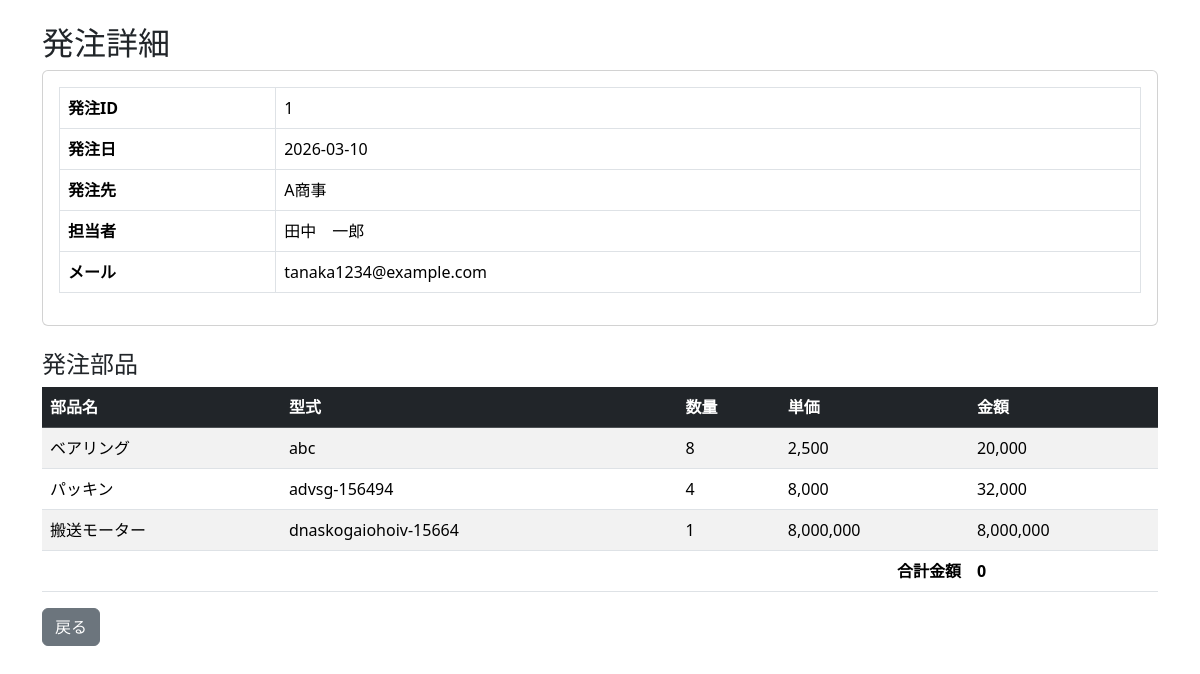
Before: /orders/detail.php?id=1 (signed in) with the older database file.
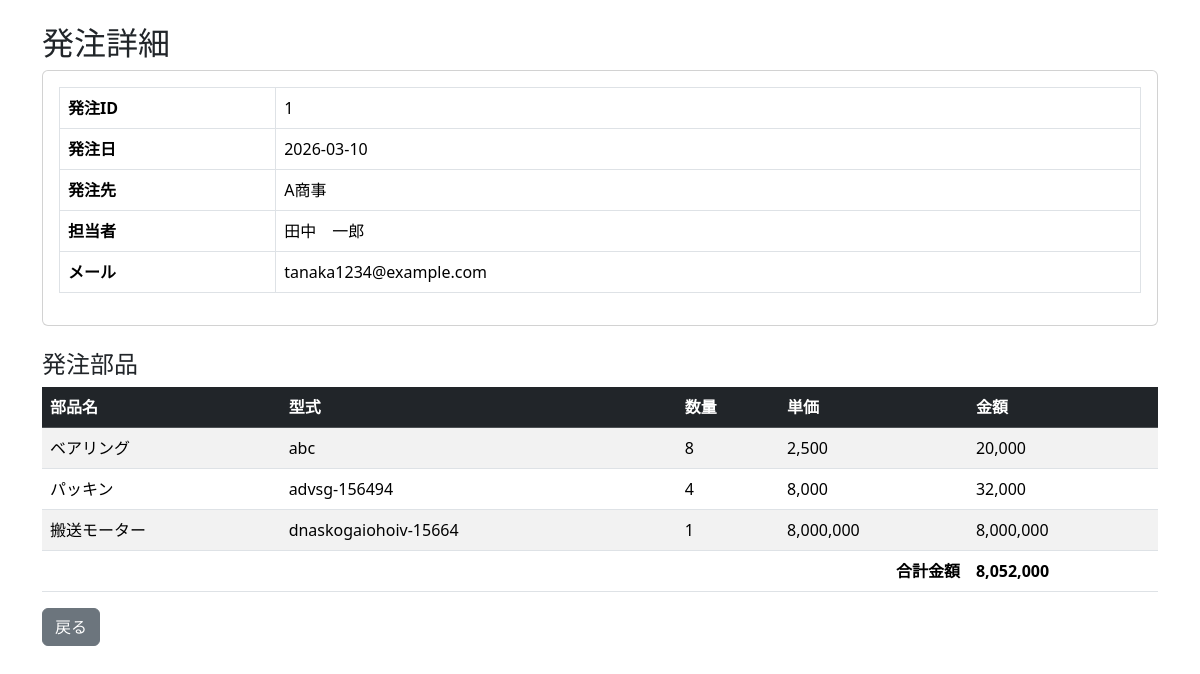
After: the same page with the newer database file.
### tables this page shows
CREATE TABLE `orders` (
  `id` int(11) NOT NULL,
  `order_date` date NOT NULL,
  `supplier_id` int(11) DEFAULT NULL,
  `user_id` int(11) DEFAULT NULL,
  `total_price` int(11) DEFAULT NULL,
  `mail_sent` tinyint(4) DEFAULT 0,
  `created_at` datetime NOT NULL
);

CREATE TABLE `suppliers` (
  `id` int(11) NOT NULL,
  `company_name` varchar(255) NOT NULL,
  `contact_name` varchar(255) DEFAULT NULL,
  `email` varchar(255) NOT NULL,
  `phone` varchar(50) DEFAULT NULL,
  `memo` text DEFAULT NULL,
  `created_at` datetime NOT NULL
);

CREATE TABLE `employees` (
  `id` int(11) NOT NULL,
  `employee_number` varchar(50) NOT NULL,
  `name` varchar(255) NOT NULL,
  `email` varchar(255) NOT NULL,
  `created_at` datetime DEFAULT current_timestamp()
);

### config/function.php (called while the page is built, shortened)
<?php
function check_array($a){
    var_dump($a);
}
function h($str)
{
    return htmlspecialchars($str, ENT_QUOTES, 'UTF-8');
}

### orders/detail.php (the view, shortened to what this page needs)
<?php
require_once __DIR__ . "/../config/function.php";
$id = (int)$_GET["id"];
$db = db_connect();
$sql_order = "SELECT
                orders.id,
                orders.order_date,
                orders.total_price,
                suppliers.company_name,
                employees.name AS employee_name,
                employees.email AS employee_email
            FROM orders
            INNER JOIN suppliers
                ON suppliers.id = orders.supplier_id
            INNER JOIN users
                ON users.id = orders.user_id
            INNER JOIN employees
                ON employees.id = users.user_id
            WHERE orders.id = :id";
$stmt = $db->prepare($sql_order);
$stmt->bindParam(":id", $id, PDO::PARAM_INT);
$stmt->execute();
$order = $stmt->fetch(PDO::FETCH_ASSOC);
$sql_items = "SELECT
                parts.part_name,
                parts.model_number,
                order_items.quantity,
                order_items.price,
                order_items.total_price
            FROM order_items
            INNER JOIN parts
                ON parts.id = order_items.part_id
            WHERE order_items.order_id = :id";
$stmt2 = $db->prepare($sql_items);
$stmt2->bindParam(":id", $id, PDO::PARAM_INT);
$stmt2->execute();
$items = $stmt2->fetchAll(PDO::FETCH_ASSOC);
?>
<?php include __DIR__ . "/../config/page_head.php"; ?>
<body>
    <main class="container mt-4">
        <h2>発注詳細</h2>
        <div class="card mb-4">
            <div class="card-body">
                <table class="table table-bordered">
                    <tr>
                        <th width="20%">発注ID</th>
                        <td><?= h($order["id"]) ?></td>
                    </tr>
                    <tr>
                        <th>発注日</th>
                        <td><?= h($order["order_date"]) ?></td>
                    </tr>
                    <tr>
                        <th>発注先</th>
                        <td><?= h($order["company_name"]) ?></td>
                    </tr>
                    <tr>
                        <th>担当者</th>
                        <td><?= h($order["employee_name"]) ?></td>
                    </tr>
                    <tr>
                        <th>メール</th>
                        <td><?= h($order["employee_email"]) ?></td>
                    </tr>
                </table>
            </div>
        </div>
        <h4>発注部品</h4>
        <table class="table table-striped">
            <thead class="table-dark">
                <tr>
                    <th>部品名</th>
                    <th>型式</th>
                    <th>数量</th>
                    <th>単価</th>
                    <th>金額</th>
                </tr>
            </thead>
            <tbody>
                <?php foreach ($items as $i): ?>
                    <tr>
                        <td><?= h($i["part_name"]) ?></td>
                        <td><?= h($i["model_number"]) ?></td>
                        <td><?= h($i["quantity"]) ?></td>
                        <td><?= number_format($i["price"]) ?></td>
                        <td><?= number_format($i["total_price"]) ?></td>
                    </tr>
                <?php endforeach; ?>
            </tbody>
            <tfoot>
                <tr>
                    <th colspan="4" class="text-end">合計金額</th>
                    <th><?= number_format($order["total_price"]) ?></th>
                </tr>
            </tfoot>
        </table>
        <a href="list.php" class="btn btn-secondary">
            戻る
        </a>
    </main>
</body>

Changed rows visible on the page:
changed orders "A商事": total_price "0" → "8,052,000"
